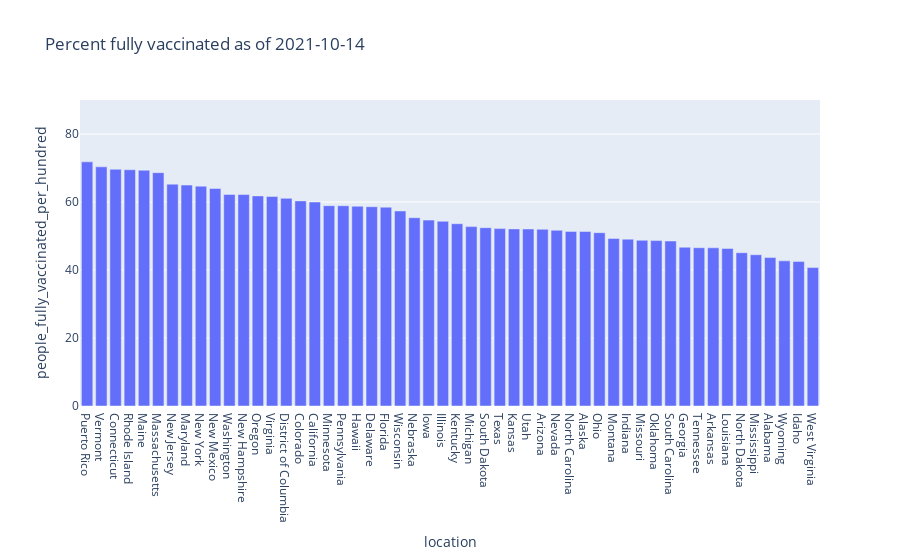

Notebook cell for this chart:
### Markdown cell above
Step 3: Plot the data

### Code cell
fig = px.bar(vaccine_data,x='location',y='people_fully_vaccinated_per_hundred',title='Percent fully vaccinated as of '+todays_date)
fig.update_yaxes(range=[0, 90])
fig.show()

### Figure 1 — Plotly figure (JSON) as saved in the notebook; plotly's stock layout.template omitted (floating-point values rounded to 4 significant figures)
{"data": [{"alignmentgroup": "True", "hovertemplate": "location=%{x}<br>people_fully_vaccinated_per_hundred=%{y}<extra></extra>", "legendgroup": "", "marker": {"color": "#636efa"}, "name": "", "offsetgroup": "", "orientation": "v", "showlegend": false, "textposition": "auto", "type": "bar", "x": ["Puerto Rico", "Vermont", "Connecticut", "Rhode Island", "Maine", "Massachusetts", "New Jersey", "Maryland", "New York", "New Mexico", "Washington", "New Hampshire", "Oregon", "Virginia", "District of Columbia", "Colorado", "California", "Minnesota", "Pennsylvania", "Hawaii", "Delaware", "Florida", "Wisconsin", "Nebraska", "Iowa", "Illinois", "Kentucky", "Michigan", "South Dakota", "Texas", "Kansas", "Utah", "Arizona", "Nevada", "North Carolina", "Alaska", "Ohio", "Montana", "Indiana", "Missouri", "Oklahoma", "South Carolina", "Georgia", "Tennessee", "Arkansas", "Louisiana", "North Dakota", "Mississippi", "Alabama", "Wyoming", "Idaho", "West Virginia"], "xaxis": "x", "y": [71.81, 70.34, 69.62, 69.49, 69.34, 68.63, 65.25, 64.98, 64.66, 63.98, 62.22, 62.2, 61.8, 61.64, 61.07, 60.33, 60.0, 58.91, 58.9, 58.75, 58.61, 58.48, 57.36, 55.38, 54.68, 54.32, 53.61, 52.76, 52.44, 52.18, 52.09, 52.07, 51.97, 51.68, 51.36, 51.33, 50.97, 49.26, 49.08, 48.73, 48.64, 48.53, 46.7, 46.55, 46.53, 46.35, 45.08, 44.49, 43.66, 42.69, 42.53, 40.71], "yaxis": "y"}], "layout": {"barmode": "relative", "legend": {"tracegroupgap": 0}, "title": {"text": "Percent fully vaccinated as of 2021-10-14"}, "xaxis": {"anchor": "y", "domain": [0.0, 1.0], "title": {"text": "location"}}, "yaxis": {"anchor": "x", "domain": [0.0, 1.0], "range": [0, 90], "title": {"text": "people_fully_vaccinated_per_hundred"}}}}
